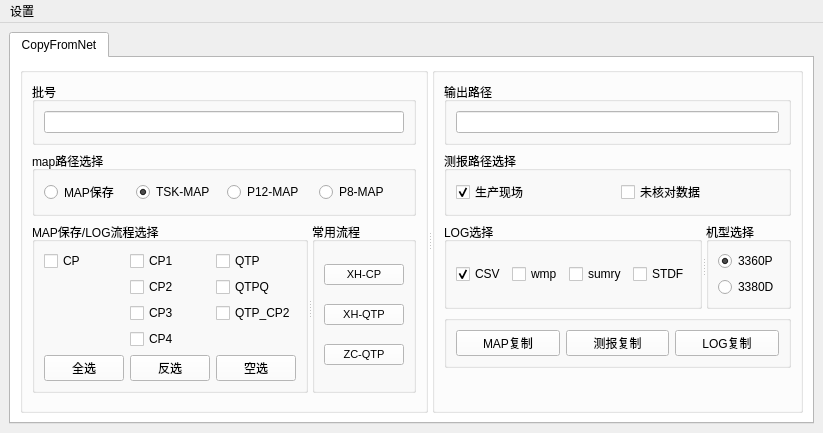
<?xml version="1.0" encoding="UTF-8"?>
<ui version="4.0">
 <class>MainWindow</class>
 <widget class="QMainWindow" name="MainWindow">
  <property name="geometry">
   <rect>
    <x>0</x>
    <y>0</y>
    <width>823</width>
    <height>433</height>
   </rect>
  </property>
  <property name="windowTitle">
   <string>MainWindow</string>
  </property>
  <widget class="QWidget" name="centralwidget">
   <layout class="QGridLayout" name="gridLayout_11">
    <item row="0" column="0">
     <widget class="QTabWidget" name="tabWidget">
      <property name="palette">
       <palette>
        <active>
         <colorrole role="WindowText">
          <brush brushstyle="SolidPattern">
           <color alpha="255">
            <red>0</red>
            <green>0</green>
            <blue>0</blue>
           </color>
          </brush>
         </colorrole>
         <colorrole role="Button">
          <brush brushstyle="SolidPattern">
           <color alpha="255">
            <red>255</red>
            <green>255</green>
            <blue>255</blue>
           </color>
          </brush>
         </colorrole>
         <colorrole role="Light">
          <brush brushstyle="SolidPattern">
           <color alpha="255">
            <red>255</red>
            <green>255</green>
            <blue>255</blue>
           </color>
          </brush>
         </colorrole>
         <colorrole role="Midlight">
          <brush brushstyle="SolidPattern">
           <color alpha="255">
            <red>255</red>
            <green>255</green>
            <blue>255</blue>
           </color>
          </brush>
         </colorrole>
         <colorrole role="Dark">
          <brush brushstyle="SolidPattern">
           <color alpha="255">
            <red>127</red>
            <green>127</green>
            <blue>127</blue>
           </color>
          </brush>
         </colorrole>
         <colorrole role="Mid">
          <brush brushstyle="SolidPattern">
           <color alpha="255">
            <red>170</red>
            <green>170</green>
            <blue>170</blue>
           </color>
          </brush>
         </colorrole>
         <colorrole role="Text">
          <brush brushstyle="SolidPattern">
           <color alpha="255">
            <red>0</red>
            <green>0</green>
            <blue>0</blue>
           </color>
          </brush>
         </colorrole>
         <colorrole role="BrightText">
          <brush brushstyle="SolidPattern">
           <color alpha="255">
            <red>255</red>
            <green>255</green>
            <blue>255</blue>
           </color>
          </brush>
         </colorrole>
         <colorrole role="ButtonText">
          <brush brushstyle="SolidPattern">
           <color alpha="255">
            <red>0</red>
            <green>0</green>
            <blue>0</blue>
           </color>
          </brush>
         </colorrole>
         <colorrole role="Base">
          <brush brushstyle="SolidPattern">
           <color alpha="255">
            <red>255</red>
            <green>255</green>
            <blue>255</blue>
           </color>
          </brush>
         </colorrole>
         <colorrole role="Window">
          <brush brushstyle="SolidPattern">
           <color alpha="255">
            <red>255</red>
            <green>255</green>
            <blue>255</blue>
           </color>
          </brush>
         </colorrole>
         <colorrole role="Shadow">
          <brush brushstyle="SolidPattern">
           <color alpha="255">
            <red>0</red>
            <green>0</green>
            <blue>0</blue>
           </color>
          </brush>
         </colorrole>
         <colorrole role="AlternateBase">
          <brush brushstyle="SolidPattern">
           <color alpha="255">
            <red>255</red>
            <green>255</green>
            <blue>255</blue>
           </color>
          </brush>
         </colorrole>
         <colorrole role="ToolTipBase">
          <brush brushstyle="SolidPattern">
           <color alpha="255">
            <red>255</red>
            <green>255</green>
            <blue>220</blue>
           </color>
          </brush>
         </colorrole>
         <colorrole role="ToolTipText">
          <brush brushstyle="SolidPattern">
           <color alpha="255">
            <red>0</red>
            <green>0</green>
            <blue>0</blue>
           </color>
          </brush>
         </colorrole>
         <colorrole role="PlaceholderText">
          <brush brushstyle="SolidPattern">
           <color alpha="127">
            <red>0</red>
            <green>0</green>
            <blue>0</blue>
           </color>
          </brush>
         </colorrole>
         <colorrole role="Accent">
          <brush brushstyle="SolidPattern">
           <color alpha="255">
            <red>255</red>
            <green>255</green>
            <blue>255</blue>
           </color>
          </brush>
         </colorrole>
        </active>
        <inactive>
         <colorrole role="WindowText">
          <brush brushstyle="SolidPattern">
           <color alpha="255">
            <red>0</red>
            <green>0</green>
            <blue>0</blue>
           </color>
          </brush>
         </colorrole>
         <colorrole role="Button">
          <brush brushstyle="SolidPattern">
           <color alpha="255">
            <red>255</red>
            <green>255</green>
            <blue>255</blue>
           </color>
          </brush>
         </colorrole>
         <colorrole role="Light">
          <brush brushstyle="SolidPattern">
           <color alpha="255">
            <red>255</red>
            <green>255</green>
            <blue>255</blue>
           </color>
          </brush>
         </colorrole>
         <colorrole role="Midlight">
          <brush brushstyle="SolidPattern">
           <color alpha="255">
            <red>255</red>
            <green>255</green>
            <blue>255</blue>
           </color>
          </brush>
         </colorrole>
         <colorrole role="Dark">
          <brush brushstyle="SolidPattern">
           <color alpha="255">
            <red>127</red>
            <green>127</green>
            <blue>127</blue>
           </color>
          </brush>
         </colorrole>
         <colorrole role="Mid">
          <brush brushstyle="SolidPattern">
           <color alpha="255">
            <red>170</red>
            <green>170</green>
            <blue>170</blue>
           </color>
          </brush>
         </colorrole>
         <colorrole role="Text">
          <brush brushstyle="SolidPattern">
           <color alpha="255">
            <red>0</red>
            <green>0</green>
            <blue>0</blue>
           </color>
          </brush>
         </colorrole>
         <colorrole role="BrightText">
          <brush brushstyle="SolidPattern">
           <color alpha="255">
            <red>255</red>
            <green>255</green>
            <blue>255</blue>
           </color>
          </brush>
         </colorrole>
         <colorrole role="ButtonText">
          <brush brushstyle="SolidPattern">
           <color alpha="255">
            <red>0</red>
            <green>0</green>
            <blue>0</blue>
           </color>
          </brush>
         </colorrole>
         <colorrole role="Base">
          <brush brushstyle="SolidPattern">
           <color alpha="255">
            <red>255</red>
            <green>255</green>
            <blue>255</blue>
           </color>
          </brush>
         </colorrole>
         <colorrole role="Window">
          <brush brushstyle="SolidPattern">
           <color alpha="255">
            <red>255</red>
            <green>255</green>
            <blue>255</blue>
           </color>
          </brush>
         </colorrole>
         <colorrole role="Shadow">
          <brush brushstyle="SolidPattern">
           <color alpha="255">
            <red>0</red>
            <green>0</green>
            <blue>0</blue>
           </color>
          </brush>
         </colorrole>
         <colorrole role="AlternateBase">
          <brush brushstyle="SolidPattern">
           <color alpha="255">
            <red>255</red>
            <green>255</green>
            <blue>255</blue>
           </color>
          </brush>
         </colorrole>
         <colorrole role="ToolTipBase">
          <brush brushstyle="SolidPattern">
           <color alpha="255">
            <red>255</red>
            <green>255</green>
            <blue>220</blue>
           </color>
          </brush>
         </colorrole>
         <colorrole role="ToolTipText">
          <brush brushstyle="SolidPattern">
           <color alpha="255">
            <red>0</red>
            <green>0</green>
            <blue>0</blue>
           </color>
          </brush>
         </colorrole>
         <colorrole role="PlaceholderText">
          <brush brushstyle="SolidPattern">
           <color alpha="127">
            <red>0</red>
            <green>0</green>
            <blue>0</blue>
           </color>
          </brush>
         </colorrole>
         <colorrole role="Accent">
          <brush brushstyle="SolidPattern">
           <color alpha="255">
            <red>255</red>
            <green>255</green>
            <blue>255</blue>
           </color>
          </brush>
         </colorrole>
        </inactive>
        <disabled>
         <colorrole role="WindowText">
          <brush brushstyle="SolidPattern">
           <color alpha="255">
            <red>127</red>
            <green>127</green>
            <blue>127</blue>
           </color>
          </brush>
         </colorrole>
         <colorrole role="Button">
          <brush brushstyle="SolidPattern">
           <color alpha="255">
            <red>255</red>
            <green>255</green>
            <blue>255</blue>
           </color>
          </brush>
         </colorrole>
         <colorrole role="Light">
          <brush brushstyle="SolidPattern">
           <color alpha="255">
            <red>255</red>
            <green>255</green>
            <blue>255</blue>
           </color>
          </brush>
         </colorrole>
         <colorrole role="Midlight">
          <brush brushstyle="SolidPattern">
           <color alpha="255">
            <red>255</red>
            <green>255</green>
            <blue>255</blue>
           </color>
          </brush>
         </colorrole>
         <colorrole role="Dark">
          <brush brushstyle="SolidPattern">
           <color alpha="255">
            <red>127</red>
            <green>127</green>
            <blue>127</blue>
           </color>
          </brush>
         </colorrole>
         <colorrole role="Mid">
          <brush brushstyle="SolidPattern">
           <color alpha="255">
            <red>170</red>
            <green>170</green>
            <blue>170</blue>
           </color>
          </brush>
         </colorrole>
         <colorrole role="Text">
          <brush brushstyle="SolidPattern">
           <color alpha="255">
            <red>127</red>
            <green>127</green>
            <blue>127</blue>
           </color>
          </brush>
         </colorrole>
         <colorrole role="BrightText">
          <brush brushstyle="SolidPattern">
           <color alpha="255">
            <red>255</red>
            <green>255</green>
            <blue>255</blue>
           </color>
          </brush>
         </colorrole>
         <colorrole role="ButtonText">
          <brush brushstyle="SolidPattern">
           <color alpha="255">
            <red>127</red>
            <green>127</green>
            <blue>127</blue>
           </color>
          </brush>
         </colorrole>
         <colorrole role="Base">
          <brush brushstyle="SolidPattern">
           <color alpha="255">
            <red>255</red>
            <green>255</green>
            <blue>255</blue>
           </color>
          </brush>
         </colorrole>
         <colorrole role="Window">
          <brush brushstyle="SolidPattern">
           <color alpha="255">
            <red>255</red>
            <green>255</green>
            <blue>255</blue>
           </color>
          </brush>
         </colorrole>
         <colorrole role="Shadow">
          <brush brushstyle="SolidPattern">
           <color alpha="255">
            <red>0</red>
            <green>0</green>
            <blue>0</blue>
           </color>
          </brush>
         </colorrole>
         <colorrole role="AlternateBase">
          <brush brushstyle="SolidPattern">
           <color alpha="255">
            <red>255</red>
            <green>255</green>
            <blue>255</blue>
           </color>
          </brush>
         </colorrole>
         <colorrole role="ToolTipBase">
          <brush brushstyle="SolidPattern">
           <color alpha="255">
            <red>255</red>
            <green>255</green>
            <blue>220</blue>
           </color>
          </brush>
         </colorrole>
         <colorrole role="ToolTipText">
          <brush brushstyle="SolidPattern">
           <color alpha="255">
            <red>0</red>
            <green>0</green>
            <blue>0</blue>
           </color>
          </brush>
         </colorrole>
         <colorrole role="PlaceholderText">
          <brush brushstyle="SolidPattern">
           <color alpha="127">
            <red>127</red>
            <green>127</green>
            <blue>127</blue>
           </color>
          </brush>
         </colorrole>
         <colorrole role="Accent">
          <brush brushstyle="SolidPattern">
           <color alpha="255">
            <red>255</red>
            <green>255</green>
            <blue>255</blue>
           </color>
          </brush>
         </colorrole>
        </disabled>
       </palette>
      </property>
      <property name="currentIndex">
       <number>0</number>
      </property>
      <widget class="QWidget" name="tab">
       <attribute name="title">
        <string>CopyFromNet</string>
       </attribute>
       <layout class="QGridLayout" name="gridLayout_10">
        <item row="0" column="0">
         <widget class="QSplitter" name="splitter_3">
          <property name="orientation">
           <enum>Qt::Horizontal</enum>
          </property>
          <widget class="QGroupBox" name="groupBox_10">
           <property name="title">
            <string/>
           </property>
           <layout class="QGridLayout" name="gridLayout_8">
            <item row="0" column="0">
             <widget class="QGroupBox" name="groupBox">
              <property name="title">
               <string>批号</string>
              </property>
              <layout class="QGridLayout" name="gridLayout_2">
               <item row="0" column="0">
                <widget class="QLineEdit" name="editLotId">
                 <property name="text">
                  <string/>
                 </property>
                </widget>
               </item>
              </layout>
             </widget>
            </item>
            <item row="1" column="0">
             <widget class="QGroupBox" name="groupBox_6">
              <property name="title">
               <string>map路径选择</string>
              </property>
              <layout class="QHBoxLayout" name="horizontalLayout_2">
               <item>
                <widget class="QRadioButton" name="rbtnMapSave">
                 <property name="text">
                  <string>MAP保存</string>
                 </property>
                 <property name="checked">
                  <bool>false</bool>
                 </property>
                </widget>
               </item>
               <item>
                <widget class="QRadioButton" name="rbtnTsKMap">
                 <property name="text">
                  <string>TSK-MAP</string>
                 </property>
                 <property name="checked">
                  <bool>true</bool>
                 </property>
                </widget>
               </item>
               <item>
                <widget class="QRadioButton" name="rbtnP12Map">
                 <property name="text">
                  <string>P12-MAP</string>
                 </property>
                </widget>
               </item>
               <item>
                <widget class="QRadioButton" name="rbtnP8Map">
                 <property name="text">
                  <string>P8-MAP</string>
                 </property>
                </widget>
               </item>
              </layout>
             </widget>
            </item>
            <item row="4" column="0">
             <widget class="QSplitter" name="splitter">
              <property name="orientation">
               <enum>Qt::Horizontal</enum>
              </property>
              <widget class="QGroupBox" name="groupBox_2">
               <property name="title">
                <string>MAP保存/LOG流程选择</string>
               </property>
               <layout class="QGridLayout" name="gridLayout_4">
                <item row="0" column="2">
                 <widget class="QCheckBox" name="chkBoxQTP">
                  <property name="text">
                   <string>QTP</string>
                  </property>
                 </widget>
                </item>
                <item row="0" column="1">
                 <widget class="QCheckBox" name="chkBoxCP1">
                  <property name="text">
                   <string>CP1</string>
                  </property>
                 </widget>
                </item>
                <item row="2" column="2">
                 <widget class="QCheckBox" name="chkBoxQTP_CP2">
                  <property name="text">
                   <string>QTP_CP2</string>
                  </property>
                 </widget>
                </item>
                <item row="0" column="0">
                 <widget class="QCheckBox" name="chkBoxCP">
                  <property name="text">
                   <string>CP</string>
                  </property>
                 </widget>
                </item>
                <item row="3" column="1">
                 <widget class="QCheckBox" name="chkBoxCP4">
                  <property name="text">
                   <string>CP4</string>
                  </property>
                 </widget>
                </item>
                <item row="2" column="1">
                 <widget class="QCheckBox" name="chkBoxCP3">
                  <property name="text">
                   <string>CP3</string>
                  </property>
                 </widget>
                </item>
                <item row="1" column="1">
                 <widget class="QCheckBox" name="chkBoxCP2">
                  <property name="text">
                   <string>CP2</string>
                  </property>
                 </widget>
                </item>
                <item row="1" column="2">
                 <widget class="QCheckBox" name="chkBoxQTPQ">
                  <property name="text">
                   <string>QTPQ</string>
                  </property>
                 </widget>
                </item>
                <item row="4" column="0">
                 <widget class="QPushButton" name="btnAllSelect">
                  <property name="text">
                   <string>全选</string>
                  </property>
                 </widget>
                </item>
                <item row="4" column="2">
                 <widget class="QPushButton" name="btnCancelSelect">
                  <property name="text">
                   <string>空选</string>
                  </property>
                 </widget>
                </item>
                <item row="4" column="1">
                 <widget class="QPushButton" name="btnInvertSelect">
                  <property name="text">
                   <string>反选</string>
                  </property>
                 </widget>
                </item>
               </layout>
              </widget>
              <widget class="QGroupBox" name="groupBox_5">
               <property name="title">
                <string>常用流程</string>
               </property>
               <layout class="QGridLayout" name="gridLayout">
                <item row="1" column="0">
                 <widget class="QPushButton" name="btnXHQTP">
                  <property name="font">
                   <font>
                    <pointsize>8</pointsize>
                   </font>
                  </property>
                  <property name="text">
                   <string>XH-QTP</string>
                  </property>
                 </widget>
                </item>
                <item row="2" column="0">
                 <widget class="QPushButton" name="btnZCQTP">
                  <property name="font">
                   <font>
                    <pointsize>8</pointsize>
                   </font>
                  </property>
                  <property name="text">
                   <string>ZC-QTP</string>
                  </property>
                 </widget>
                </item>
                <item row="0" column="0">
                 <widget class="QPushButton" name="btnXHCP">
                  <property name="font">
                   <font>
                    <pointsize>8</pointsize>
                   </font>
                  </property>
                  <property name="text">
                   <string>XH-CP</string>
                  </property>
                 </widget>
                </item>
               </layout>
              </widget>
             </widget>
            </item>
            <item row="5" column="0">
             <spacer name="verticalSpacer">
              <property name="orientation">
               <enum>Qt::Vertical</enum>
              </property>
              <property name="sizeHint" stdset="0">
               <size>
                <width>20</width>
                <height>40</height>
               </size>
              </property>
             </spacer>
            </item>
           </layout>
          </widget>
          <widget class="QGroupBox" name="groupBox_9">
           <property name="title">
            <string/>
           </property>
           <layout class="QGridLayout" name="gridLayout_9">
            <item row="1" column="0">
             <widget class="QGroupBox" name="groupBox_8">
              <property name="title">
               <string>测报路径选择</string>
              </property>
              <layout class="QGridLayout" name="gridLayout_3">
               <item row="0" column="0">
                <widget class="QCheckBox" name="chkOperPath">
                 <property name="text">
                  <string>生产现场</string>
                 </property>
                 <property name="checkable">
                  <bool>true</bool>
                 </property>
                 <property name="checked">
                  <bool>true</bool>
                 </property>
                </widget>
               </item>
               <item row="0" column="1">
                <widget class="QCheckBox" name="chkOperUncheckedPath">
                 <property name="text">
                  <string>未核对数据</string>
                 </property>
                 <property name="checkable">
                  <bool>false</bool>
                 </property>
                </widget>
               </item>
              </layout>
             </widget>
            </item>
            <item row="0" column="0">
             <widget class="QGroupBox" name="groupBox_3">
              <property name="title">
               <string>输出路径</string>
              </property>
              <layout class="QGridLayout" name="gridLayout_7">
               <item row="0" column="0">
                <widget class="QLineEdit" name="editOutPutPath"/>
               </item>
              </layout>
             </widget>
            </item>
            <item row="2" column="0">
             <widget class="QSplitter" name="splitter_2">
              <property name="orientation">
               <enum>Qt::Horizontal</enum>
              </property>
              <widget class="QGroupBox" name="groupBox_11">
               <property name="title">
                <string>LOG选择</string>
               </property>
               <layout class="QHBoxLayout" name="horizontalLayout_3">
                <item>
                 <widget class="QCheckBox" name="chkBoxCSV">
                  <property name="text">
                   <string>CSV</string>
                  </property>
                  <property name="checked">
                   <bool>true</bool>
                  </property>
                 </widget>
                </item>
                <item>
                 <widget class="QCheckBox" name="chkBoxWmpTDO">
                  <property name="text">
                   <string>wmp</string>
                  </property>
                  <property name="checkable">
                   <bool>false</bool>
                  </property>
                 </widget>
                </item>
                <item>
                 <widget class="QCheckBox" name="chkBoxsumryTDO">
                  <property name="text">
                   <string>sumry</string>
                  </property>
                  <property name="checkable">
                   <bool>false</bool>
                  </property>
                 </widget>
                </item>
                <item>
                 <widget class="QCheckBox" name="chkBoxSTDF">
                  <property name="text">
                   <string>STDF</string>
                  </property>
                  <property name="checkable">
                   <bool>false</bool>
                  </property>
                 </widget>
                </item>
               </layout>
              </widget>
              <widget class="QGroupBox" name="groupBox_13">
               <property name="title">
                <string>机型选择</string>
               </property>
               <layout class="QGridLayout" name="gridLayout_5">
                <item row="0" column="0">
                 <widget class="QRadioButton" name="rbtn3360pLog">
                  <property name="text">
                   <string>3360P</string>
                  </property>
                  <property name="checked">
                   <bool>true</bool>
                  </property>
                 </widget>
                </item>
                <item row="1" column="0">
                 <widget class="QRadioButton" name="rbtn3380dLog">
                  <property name="text">
                   <string>3380D</string>
                  </property>
                 </widget>
                </item>
               </layout>
              </widget>
             </widget>
            </item>
            <item row="3" column="0">
             <widget class="QGroupBox" name="groupBox_7">
              <property name="title">
               <string/>
              </property>
              <layout class="QGridLayout" name="gridLayout_6">
               <item row="1" column="2">
                <widget class="QPushButton" name="btnLogDo">
                 <property name="text">
                  <string>LOG复制</string>
                 </property>
                </widget>
               </item>
               <item row="1" column="1">
                <widget class="QPushButton" name="btnExcleDo">
                 <property name="text">
                  <string>测报复制</string>
                 </property>
                </widget>
               </item>
               <item row="1" column="0">
                <widget class="QPushButton" name="btnMapDo">
                 <property name="text">
                  <string>MAP复制</string>
                 </property>
                </widget>
               </item>
              </layout>
             </widget>
            </item>
            <item row="4" column="0">
             <spacer name="verticalSpacer_2">
              <property name="orientation">
               <enum>Qt::Vertical</enum>
              </property>
              <property name="sizeHint" stdset="0">
               <size>
                <width>20</width>
                <height>40</height>
               </size>
              </property>
             </spacer>
            </item>
           </layout>
          </widget>
         </widget>
        </item>
       </layout>
      </widget>
     </widget>
    </item>
   </layout>
  </widget>
  <widget class="QMenuBar" name="menubar">
   <property name="geometry">
    <rect>
     <x>0</x>
     <y>0</y>
     <width>823</width>
     <height>20</height>
    </rect>
   </property>
   <widget class="QMenu" name="menu">
    <property name="title">
     <string>设置</string>
    </property>
    <addaction name="actionPath"/>
    <addaction name="actionExcelPath"/>
    <addaction name="actionLOGPath"/>
   </widget>
   <addaction name="menu"/>
  </widget>
  <action name="actionPath">
   <property name="text">
    <string>MAP路径</string>
   </property>
  </action>
  <action name="actionExcelPath">
   <property name="text">
    <string>测报路径</string>
   </property>
  </action>
  <action name="actionLOGPath">
   <property name="text">
    <string>LOG路径</string>
   </property>
   <property name="toolTip">
    <string>LOG路径</string>
   </property>
  </action>
 </widget>
 <resources/>
 <connections/>
</ui>
